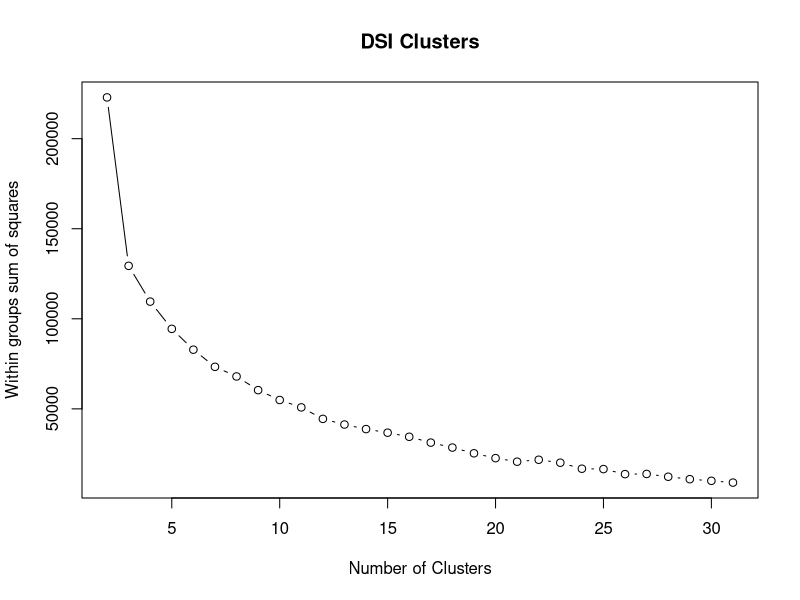
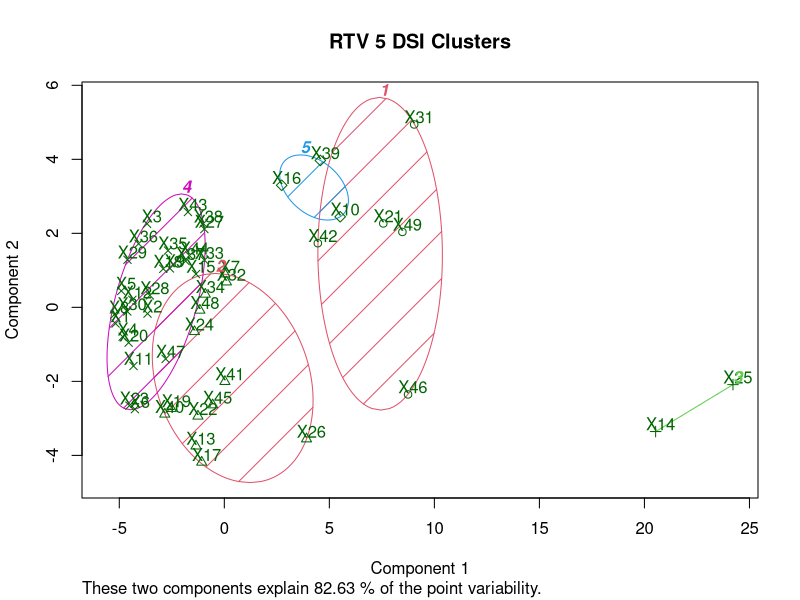
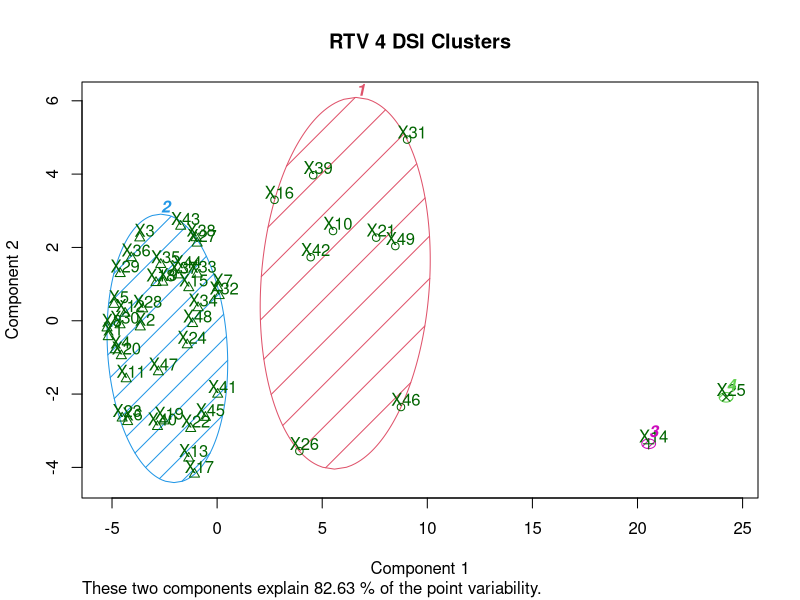
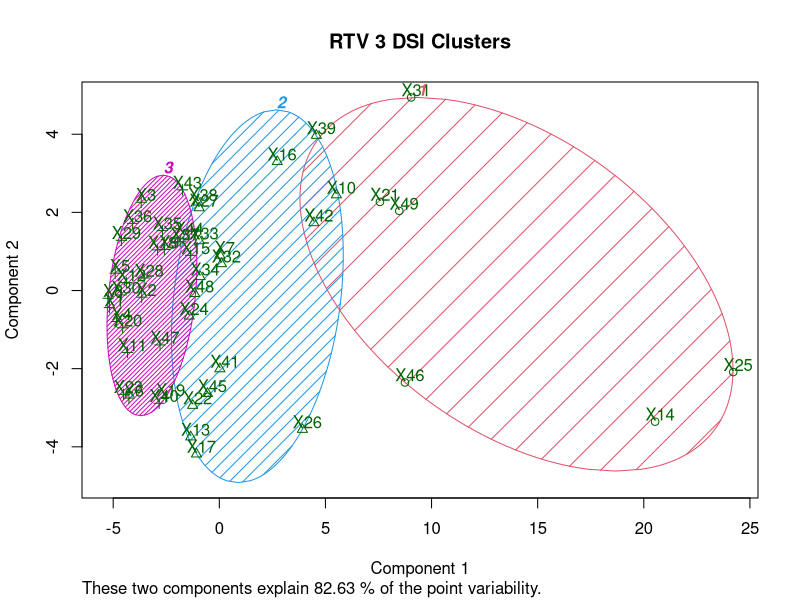
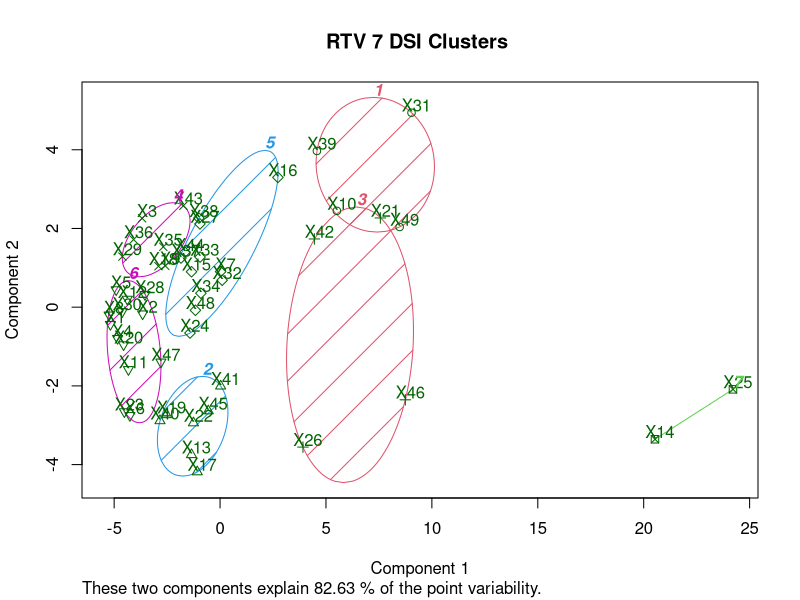
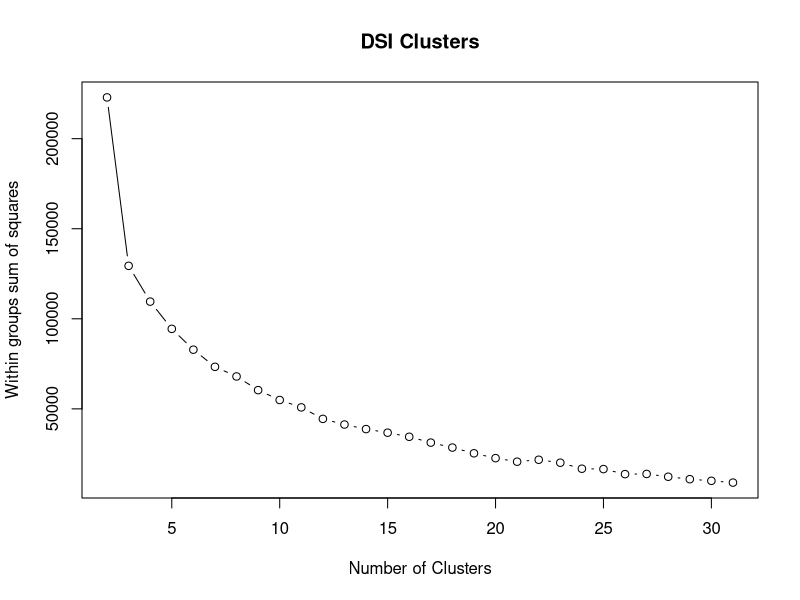
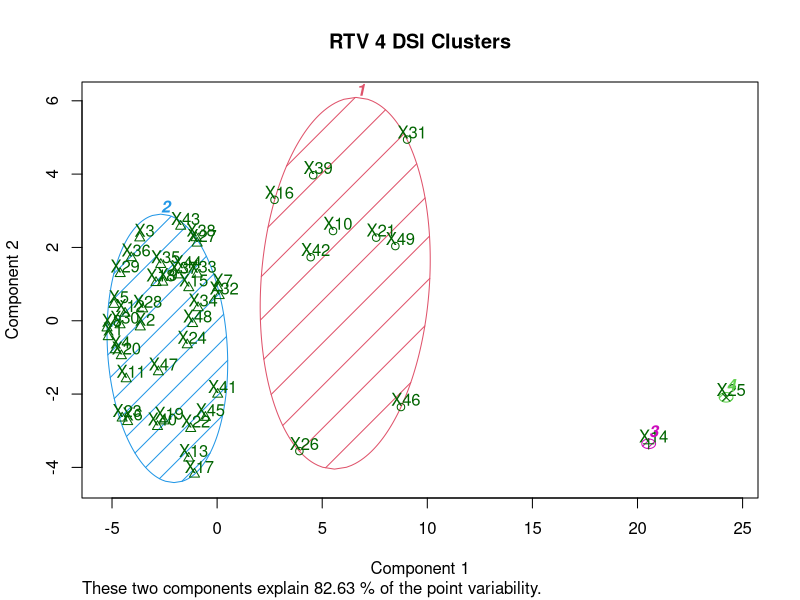
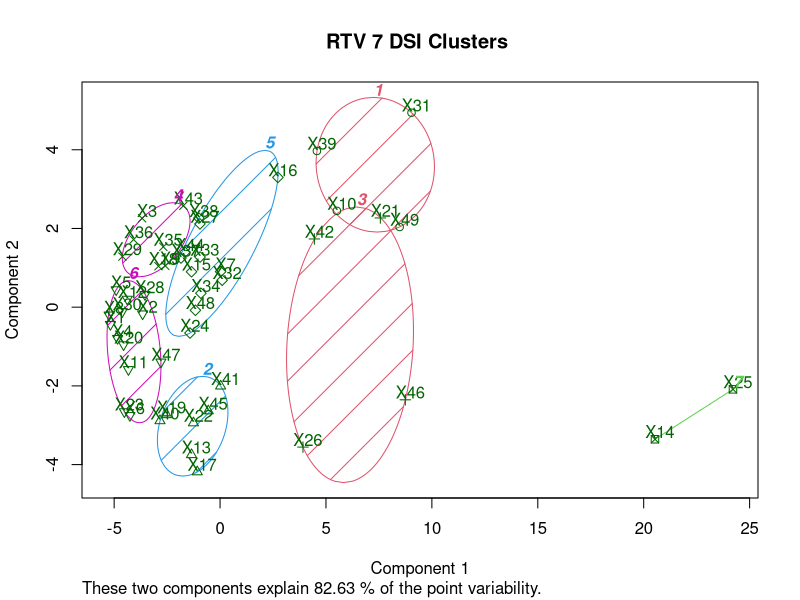

These charts were generated, in order, by the following R code:
## ---- chunk 1
knitr::opts_chunk$set(echo = TRUE)

setwd("~/Documents/Text Analysis Pred 453/P454_TextCluster")
library("tm")
library("SnowballC")
library("wordcloud")
library("RColorBrewer")
library(cluster)
## ---- chunk 2

c_m = read.csv("./RTVs/C2Co9_RTV_Matrix v2_AT_LF_2017-08-22.csv", sep=",", row.names = 1)
dsi_m <- t(c_m)
dsi_m <- dist(dsi_m, method="euclidean")


## ---- chunk 3

library(fpc)
wss <- 2:31
for (i in 2:31){
  wss[i] <- sum(kmeans(dsi_m,centers=i,nstart=25)$withinss)}

png("elbow_plot_RTV.png", width=800, height=600)
plot(2:31, wss[2:31], type="b", xlab="Number of Clusters", ylab="Within groups sum of squares",
main="DSI Clusters")
dev.off()

plot(2:31, wss[2:31], type="b", xlab="Number of Clusters", ylab="Within groups sum of squares",
main="DSI Clusters")


## ---- chunk 4
set.seed(123)
dsikfit <- kmeans(dsi_m, 5) # Creating clusters


clusplot(as.matrix(dsi_m), dsikfit$cluster, color=T, shade=T,
         labels=2, lines=0, main="RTV 5 DSI Clusters")



dsikfit <- kmeans(dsi_m, 4) # Creating clusters

clusplot(as.matrix(dsi_m), dsikfit$cluster, color=T, shade=T,
         labels=2, lines=0, main="RTV 4 DSI Clusters")

png("cluster_distplot_RTV_fp.png", width=800, height=600)
clusplot(as.matrix(dsi_m), dsikfit$cluster, color=T, shade=T,
         labels=2, lines=0, main="RTV 4 DSI Clusters")
dev.off()

dsikfit <- kmeans(dsi_m, 3) # Creating clusters

clusplot(as.matrix(dsi_m), dsikfit$cluster, color=T, shade=T,
         labels=2, lines=0, main="RTV 3 DSI Clusters")


dsikfit <- kmeans(dsi_m, 7) # Creating clusters consistent w heirarchical.

png("cluster_distplot_RTV_HCFP.png", width=800, height=600)
clusplot(as.matrix(dsi_m), dsikfit$cluster, color=T, shade=T,
         labels=2, lines=0, main="RTV 7 DSI Clusters ")
dev.off()

clusplot(as.matrix(dsi_m), dsikfit$cluster, color=T, shade=T,
         labels=2, lines=0, main="RTV 7 DSI Clusters ")

## ---- chunk 5

DSI_name = read.csv("./DSI/DSI_Names.csv", sep=",")

dsi_t <- data.frame(dsikfit$cluster)
dsi_t$name <- DSI_name$Title
dsi_t$DSI_num <- DSI_name$DSI.number



write.csv(dsi_t, "cluster_table_RTV_final.csv")
